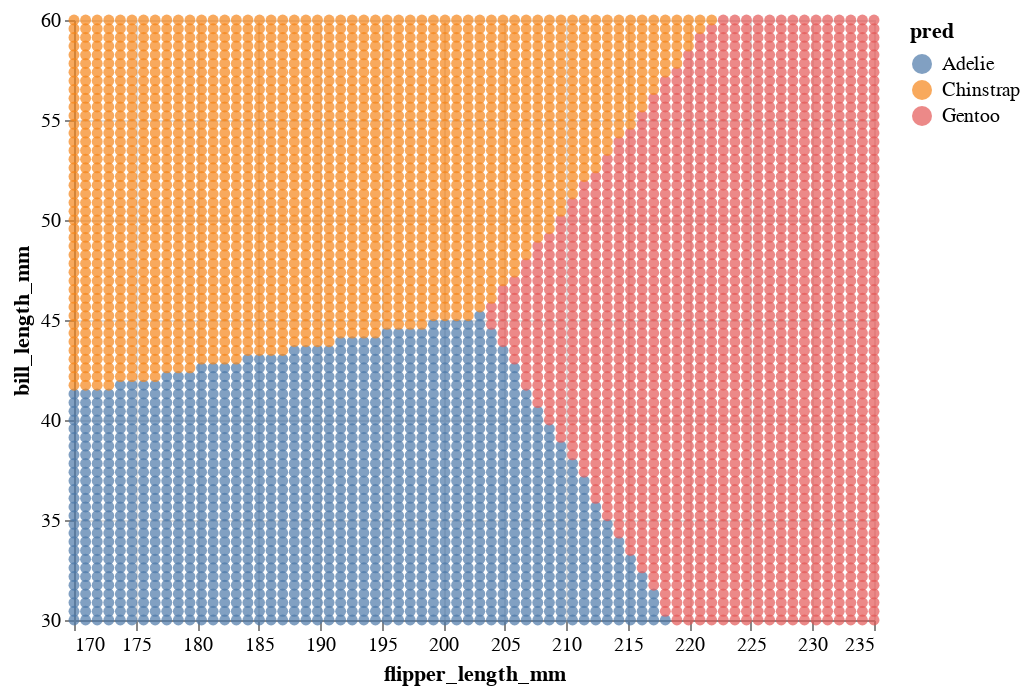

The notebook cell saved with this chart:
### Markdown cell above
The most important thing to recognize from the following picture is that there are three regions (corresponding to the three classes) and that regions are separated by linear boundaries.  This partly explains why `LogisticRegression` is defined in the `linear_model` library of scikit-learn.

### Code cell
alt.Chart(df_art).mark_circle().encode(
    x = alt.X(cols[0], scale = alt.Scale(zero=False)),
    y = alt.Y(cols[1], scale = alt.Scale(zero=False)),
    color = 'pred:N'
)

### Figure 1 — Vega-Lite specification as saved in the notebook (floating-point values rounded to 4 significant figures; data arrays with more than 128 entries replaced by an {"elided": "..."} marker saying what was removed)
{"config": {"view": {"continuousWidth": 400, "continuousHeight": 300}}, "data": {"name": "data-84f6e3d1af7bf649f8ce59b319afb0e8"}, "mark": "circle", "encoding": {"color": {"field": "pred", "type": "nominal"}, "x": {"field": "flipper_length_mm", "scale": {"zero": false}, "type": "quantitative"}, "y": {"field": "bill_length_mm", "scale": {"zero": false}, "type": "quantitative"}}, "$schema": "https://vega.github.io/schema/vega-lite/v4.17.0.json", "datasets": {"data-84f6e3d1af7bf649f8ce59b319afb0e8": {"elided": "4900 records"}}}
